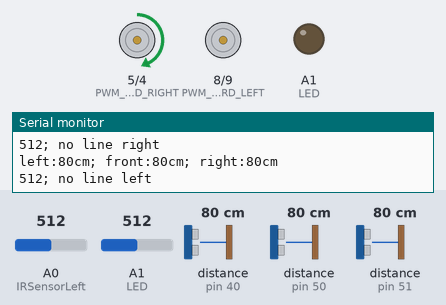
Bench run of a program on a simulated Arduino Uno, built with avr-gcc and run on an emulated ATmega328P. Shown: motor-driver pin pairs drawn as motors (green arrow = first pin HIGH = forward, orange = second pin HIGH = backward, longer = more drive, scaled by the enable pin), output pins drawn as LEDs (lit = HIGH), the last lines printed to the serial monitor. The inputs (shaded band) are chosen by the test bench; at power-on: A1 (LED) = 512, A0 (IRSensorLeft) = 512, distance to the obstacle (sensors on pin 40, pin 50, pin 51) 80 cm. The echo pulse lasts 58.3 µs per cm.

Above: at 2.4 s.
2.5 s: A1 (LED) set to 691
4.0 s: A1 (LED) set to 716
At 4.6 s:
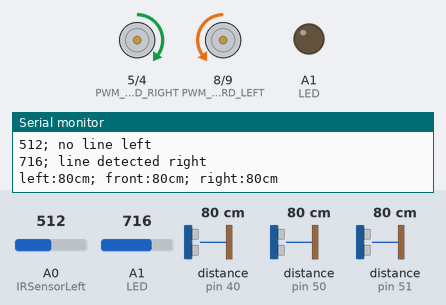
At 6.1 s:
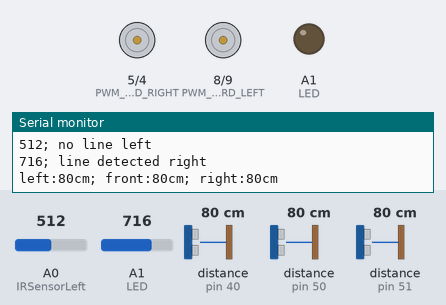
Timing chart, 0 to 12.2 s (numbered marks = the images above; inputs shaded):
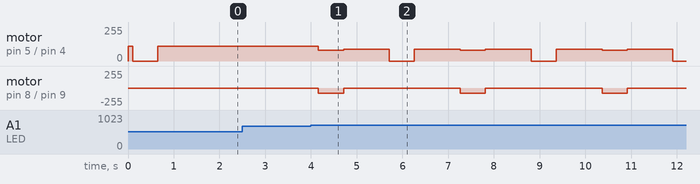

The program:

main.cpp
```cpp
#include <SR04.h>
#include <Arduino.h>
int LED = 15;

//right motor
#define PWM_PIN_FORWARD_RIGHT 5
#define PWM_PIN_BACKWARD_RIGHT 4
#define ENABLE_PIN_RIGHT_1 6

//left motor
#define PWM_PIN_FORWARD_LEFT 8
#define PWM_PIN_BACKWARD_LEFT 9
#define ENABLE_PIN_LEFT_1 10

//left US sensor
const int triggerLeft = 40;
const int echoLeft = 38;
long distanceLeft;
SR04 sr04 = SR04(echoLeft, triggerLeft);

//front US sensor works
const int triggerFront = 50;
const int echoFront = 48;
long distanceFront;
SR04 sr05 = SR04(echoFront, triggerFront);

//right US sensor works
const int triggerRight = 51;
const int echoRight = 49;
long distanceRight;
SR04 sr06 = SR04(echoRight, triggerRight);

// right IR sensor
const int IRSensorRight = A1;
int valueRight = 0;

//left IR sensor
const int IRSensorLeft = A0;
int valueLeft = 0;

//variables for IR-Sensors
bool lineLeft;
bool lineRight;

void drive(int speed){
  digitalWrite(ENABLE_PIN_LEFT_1, HIGH);
  digitalWrite(ENABLE_PIN_RIGHT_1, HIGH);
  analogWrite(PWM_PIN_FORWARD_RIGHT, speed*1.1);
  analogWrite(PWM_PIN_BACKWARD_RIGHT, 0);
  analogWrite(PWM_PIN_FORWARD_LEFT, speed);
  analogWrite(PWM_PIN_BACKWARD_LEFT, 0);

}

void rotate(char direction, int speed)
{
  if (direction == 'l')
  {
    analogWrite(PWM_PIN_FORWARD_RIGHT, 0);
    analogWrite(PWM_PIN_BACKWARD_RIGHT, speed);
    analogWrite(PWM_PIN_FORWARD_LEFT, speed);
    analogWrite(PWM_PIN_BACKWARD_LEFT, 0);
  }
  else if (direction == 'r')
  {
    analogWrite(PWM_PIN_FORWARD_RIGHT, speed);
    analogWrite(PWM_PIN_BACKWARD_RIGHT, 0);
    analogWrite(PWM_PIN_FORWARD_LEFT, 0);
    analogWrite(PWM_PIN_BACKWARD_LEFT, speed);
  }
}

void turnCustom(char direction, int speedMax, int speedMin)
{
  if (direction == 'l')
  {
    analogWrite(PWM_PIN_FORWARD_RIGHT, speedMin);
    analogWrite(PWM_PIN_BACKWARD_RIGHT, 0);
    analogWrite(PWM_PIN_FORWARD_LEFT, speedMax);
    analogWrite(PWM_PIN_BACKWARD_LEFT, 0);
  }
  else if (direction == 'r')
  {
    analogWrite(PWM_PIN_FORWARD_RIGHT, speedMax);
    analogWrite(PWM_PIN_BACKWARD_RIGHT, 0);
    analogWrite(PWM_PIN_FORWARD_LEFT, speedMin);
    analogWrite(PWM_PIN_BACKWARD_LEFT, 0);
  }
}


void readIRSensors(){
  valueLeft = analogRead(IRSensorLeft);
  valueRight = analogRead(IRSensorRight);
  Serial.print(valueLeft);
  if (valueLeft >= 700){
    lineLeft = true;
    Serial.println("; line detected left");
  } else {
    lineLeft = false;
    Serial.println("; no line left");
  }
  Serial.print(valueRight);
  if (valueRight >= 700){
    lineRight = true;
    Serial.println("; line detected right");
  } else {
    lineRight = false;
    Serial.println("; no line right");
  }

}

void readAllSensors(){
    readIRSensors();
    readUSSensors();
}


void turn(bool line){

    int rotationTime = 550;


    char direction;

    while (distanceRight < 40 && distanceLeft < 40)
    { // while no curve is detected: drive forward
        drive(100);
        readUSSensors();
        readIRSensors();
    }

    if(!line){
        if(distanceLeft > 40){
            direction = 'l';
        } else {
            direction = 'r';
        }
    } else {
        if(lineLeft){
            direction = 'l';
        } else {
            direction = 'r';
        }
    }

    switch (direction)
    {
    case 'r':

        rotate('r', 80);

        delay(rotationTime); // rotate for 0.5 seconds

        drive(80); // drive forward for 0.5 seconds

        delay(1000);

    case 'l':

        rotate('l', 80);

        delay(rotationTime); // rotate for 0.5 seconds

        drive(80); // drive forward for 0.5 seconds

        delay(1000);

    default:
        break;
    }

}

void balance(){
    readAllSensors();
    if (distanceRight < distanceLeft)
    {

        Serial.println("Distance left > distance right");

        turnCustom('l', 80, 65); // if distance to wall is higher on the right, turn a bit to the left

    } else if (distanceRight > distanceLeft) {

        Serial.println("Distance left > distance right");

        turnCustom('r', 80, 65); // if distance to wall is higher on the right, turn a bit to the right
    }
}


void readUSSensors(){
    distanceLeft = sr04.Distance();
    distanceFront = sr05.Distance();
    distanceRight = sr06.Distance();
    Serial.println("left:" + String(distanceLeft) + "cm; front:" + String(distanceFront) + "cm; right:" + String(distanceRight) +  "cm");
}

void setup(){
    Serial.begin(9600);
    pinMode(PWM_PIN_FORWARD_LEFT, OUTPUT);
    pinMode(PWM_PIN_BACKWARD_LEFT, OUTPUT);
    pinMode(ENABLE_PIN_LEFT_1, OUTPUT);

    pinMode(PWM_PIN_FORWARD_RIGHT, OUTPUT);
    pinMode(PWM_PIN_BACKWARD_RIGHT, OUTPUT);
    pinMode(ENABLE_PIN_RIGHT_1, OUTPUT);

    digitalWrite(ENABLE_PIN_LEFT_1, HIGH);
    digitalWrite(ENABLE_PIN_RIGHT_1, HIGH);

    pinMode(LED, OUTPUT);

    Serial.println("Setup complete ");
}

void loop()
{
    while(distanceFront > 45 && !lineLeft && !lineRight){
        balance();
    }

    if(!lineLeft && !lineRight){
        turn(false);
    } else {
        turn(true);
    }
}
```

newMain.cpp
```cpp
#include <SR04.h>
#include <Arduino.h>
int LED = 15;

//right motor
#define PWM_PIN_FORWARD_RIGHT 5
#define PWM_PIN_BACKWARD_RIGHT 4
#define ENABLE_PIN_RIGHT_1 6

//left motor
#define PWM_PIN_FORWARD_LEFT 8
#define PWM_PIN_BACKWARD_LEFT 9
#define ENABLE_PIN_LEFT_1 10

//left US sensor
const int triggerLeft = 40;
const int echoLeft = 38;
long distanceLeft;
SR04 sr04 = SR04(echoLeft, triggerLeft);

//front US sensor works
const int triggerFront = 50;
const int echoFront = 48;
long distanceFront;
SR04 sr05 = SR04(echoFront, triggerFront);

//right US sensor works
const int triggerRight = 51;
const int echoRight = 49;
long distanceRight;
SR04 sr06 = SR04(echoRight, triggerRight);

// right IR sensor
const int IRSensorRight = A0;
int valueRight = 0;

//left IR sensor
const int IRSensorLeft = A1;
int valueLeft = 0;

//variables for IR-Sensors
bool lineLeft;
bool lineRight;

//Hall Sensors
#define HALL_SENSORS_LEFT 12
#define HALL_SENSORS_RIGHT 13

int magnetRight = 0;
int magnetLeft = 0;


void drive(int speed){
  digitalWrite(ENABLE_PIN_LEFT_1, HIGH);
  digitalWrite(ENABLE_PIN_RIGHT_1, HIGH);
  analogWrite(PWM_PIN_FORWARD_RIGHT, speed);
  analogWrite(PWM_PIN_BACKWARD_RIGHT, 0);
  analogWrite(PWM_PIN_FORWARD_LEFT, speed);
  analogWrite(PWM_PIN_BACKWARD_LEFT, 0);

}

void rotate(char direction, int speed)
{
  if (direction == 'l')
  {
    analogWrite(PWM_PIN_FORWARD_RIGHT, 0);
    analogWrite(PWM_PIN_BACKWARD_RIGHT, speed);
    analogWrite(PWM_PIN_FORWARD_LEFT, speed);
    analogWrite(PWM_PIN_BACKWARD_LEFT, 0);
  }
  else if (direction == 'r')
  {
    analogWrite(PWM_PIN_FORWARD_RIGHT, speed);
    analogWrite(PWM_PIN_BACKWARD_RIGHT, 0);
    analogWrite(PWM_PIN_FORWARD_LEFT, 0);
    analogWrite(PWM_PIN_BACKWARD_LEFT, speed);
  }
}

void turnCustom(char direction, int speedMax, int speedMin)
{
  if (direction == 'l')
  {
    analogWrite(PWM_PIN_FORWARD_RIGHT, speedMin);
    analogWrite(PWM_PIN_BACKWARD_RIGHT, 0);
    analogWrite(PWM_PIN_FORWARD_LEFT, speedMax);
    analogWrite(PWM_PIN_BACKWARD_LEFT, 0);
  }
  else if (direction == 'r')
  {
    analogWrite(PWM_PIN_FORWARD_RIGHT, speedMax);
    analogWrite(PWM_PIN_BACKWARD_RIGHT, 0);
    analogWrite(PWM_PIN_FORWARD_LEFT, speedMin);
    analogWrite(PWM_PIN_BACKWARD_LEFT, 0);
  }
}

void readHallSensors(){
    magnetLeft = digitalRead(HALL_SENSORS_LEFT);
    magnetRight = digitalRead(HALL_SENSORS_RIGHT);

    if(magnetLeft == 1 || magnetRight == 1){
        digitalWrite(15 , HIGH);
    } else {
        digitalWrite(15, LOW);
    }
}

void readUSSensors(){
    distanceLeft = sr04.Distance();
    distanceFront = sr05.Distance();
    distanceRight = sr06.Distance();
    Serial.println("left:" + String(distanceLeft) + "cm; front:" + String(distanceFront) + "cm; right:" + String(distanceRight) +  "cm");
}


void readIRSensors(){
  valueLeft = analogRead(IRSensorLeft);
  valueRight = analogRead(IRSensorRight);
  Serial.print("LEFT:  " + String(valueLeft));
  if (valueLeft >= 700){
    lineLeft = true;
    Serial.println("; line detected left");
  } else {
    lineLeft = false;
    Serial.println("; no line left");
  }
  Serial.print("RIGHT:  " + String(valueRight));
  if (valueRight >= 700){
    lineRight = true;
    Serial.println("; line detected right");
  } else {
    lineRight = false;
    Serial.println("; no line right");
  }

}

void readAllSensors(){
    readIRSensors();
    readUSSensors();
    readHallSensors();
}

void balance(){
    readAllSensors();
    if (distanceRight < distanceLeft)
    {

        Serial.println("Distance left > distance right");

        turnCustom('l', 60, 55); // if distance to wall is higher on the right, turn a bit to the left

    } else if (distanceRight > distanceLeft) {

        Serial.println("Distance left < distance right");

        turnCustom('r', 60, 55); // if distance to wall is higher on the right, turn a bit to the right
    }else {
      drive(50);
    }
}

void turn(char direction, int driveDelay){
  if(direction == 'r'){

    drive(60);

    delay(driveDelay);//keep driving to avoid crashing in the wall

    while(distanceFront < 55){
        rotate('r', 60);
        readAllSensors();
    }

    delay(70);

    drive(60); // drive forward for 0.5 seconds

    delay(1000);

    readAllSensors();

  } else if(direction == 'l'){

    drive(60);

    delay(driveDelay);//keep driving to avoid crashing in the wall

    while(distanceFront < 55){
        rotate('l', 60);
        readAllSensors();
    }

    delay(70);

    drive(60); // drive forward for 0.5 seconds

    delay(1000);

    readAllSensors();

  }
}

void mainCode(){

    readAllSensors();
    while (distanceRight < 40 && distanceLeft < 40 && distanceFront > 25)
    { // while no curve is detected: drive forward
        balance();
        readAllSensors();
    }
    readAllSensors();
    if(distanceLeft > 40 && distanceFront < 35){    // if in left corner turn left
        turn('l', 200);
    }else if(distanceRight > 40 && distanceFront < 35){   //if in right corner turn right
        turn('r', 200);
    } else if(distanceRight > 40 && distanceFront < 35){     // if T-section drive vorward until in straight section again or it detects a line and rotates
        while(distanceRight > 40){

            readAllSensors();

            if(12 < distanceLeft < 14){
              drive(50);

            } else if(distanceLeft > 13){
              turnCustom('r', 50, 45);

            } else if(distanceLeft < 13){
              turnCustom('l', 50, 45);

            }

            if(lineRight == true){

              drive(50);

              delay(100);

              rotate('r', 50);

              delay(500);

              turn('r', 0);
            }
        }
    } else if(distanceLeft > 40 && distanceFront > 35){   // if T-section drive vorward until in straight section again or it detects a line and rotates
        while(distanceLeft > 40){

            readAllSensors();

            if(12 < distanceRight < 14){
              drive(50);

            } else if(distanceRight > 13){
              turnCustom('r', 50, 45);

            } else if(distanceRight < 13){
              turnCustom('r', 50, 45);

            }

            if(lineLeft == true){

              drive(50);

              delay(100);

              rotate('l', 50);

              delay(500);

              turn('l', 0);

            }
        }
    }
}

void setup(){
    Serial.begin(9600);
    pinMode(PWM_PIN_FORWARD_LEFT, OUTPUT);
    pinMode(PWM_PIN_BACKWARD_LEFT, OUTPUT);
    pinMode(ENABLE_PIN_LEFT_1, OUTPUT);

    pinMode(PWM_PIN_FORWARD_RIGHT, OUTPUT);
    pinMode(PWM_PIN_BACKWARD_RIGHT, OUTPUT);
    pinMode(ENABLE_PIN_RIGHT_1, OUTPUT);

    digitalWrite(ENABLE_PIN_LEFT_1, HIGH);
    digitalWrite(ENABLE_PIN_RIGHT_1, HIGH);

    pinMode(LED, OUTPUT);

    Serial.println("Setup complete ");
}

void loop(){

    mainCode();
}
```

newbalanceAndTurn.cpp
```cpp
#include <SR04.h>
#include <Arduino.h>
int LED = 15;

//right motor
#define PWM_PIN_FORWARD_RIGHT 5
#define PWM_PIN_BACKWARD_RIGHT 4
#define ENABLE_PIN_RIGHT_1 6

//left motor
#define PWM_PIN_FORWARD_LEFT 8
#define PWM_PIN_BACKWARD_LEFT 9
#define ENABLE_PIN_LEFT_1 10

//left US sensor
const int triggerLeft = 40;
const int echoLeft = 38;
long distanceLeft;
SR04 sr04 = SR04(echoLeft, triggerLeft);

//front US sensor works
const int triggerFront = 50;
const int echoFront = 48;
long distanceFront;
SR04 sr05 = SR04(echoFront, triggerFront);

//right US sensor works
const int triggerRight = 51;
const int echoRight = 49;
long distanceRight;
SR04 sr06 = SR04(echoRight, triggerRight);

// right IR sensor
const int IRSensorRight = A0;
int valueRight = 0;

//left IR sensor
const int IRSensorLeft = A1;
int valueLeft = 0;

//variables for IR-Sensors
bool lineLeft;
bool lineRight;

//Hall Sensors
#define HALL_SENSORS_LEFT 12
#define HALL_SENSORS_RIGHT 13

int magnetRight = 0;
int magnetLeft = 0;


void drive(int speed){
  digitalWrite(ENABLE_PIN_LEFT_1, HIGH);
  digitalWrite(ENABLE_PIN_RIGHT_1, HIGH);
  analogWrite(PWM_PIN_FORWARD_RIGHT, speed);
  analogWrite(PWM_PIN_BACKWARD_RIGHT, 0);
  analogWrite(PWM_PIN_FORWARD_LEFT, speed);
  analogWrite(PWM_PIN_BACKWARD_LEFT, 0);

}

void rotate(char direction, int speed)
{
  if (direction == 'l')
  {
    analogWrite(PWM_PIN_FORWARD_RIGHT, 0);
    analogWrite(PWM_PIN_BACKWARD_RIGHT, speed);
    analogWrite(PWM_PIN_FORWARD_LEFT, speed);
    analogWrite(PWM_PIN_BACKWARD_LEFT, 0);
  }
  else if (direction == 'r')
  {
    analogWrite(PWM_PIN_FORWARD_RIGHT, speed);
    analogWrite(PWM_PIN_BACKWARD_RIGHT, 0);
    analogWrite(PWM_PIN_FORWARD_LEFT, 0);
    analogWrite(PWM_PIN_BACKWARD_LEFT, speed);
  }
}

void turnCustom(char direction, int speedMax, int speedMin)
{
  if (direction == 'l')
  {
    analogWrite(PWM_PIN_FORWARD_RIGHT, speedMin);
    analogWrite(PWM_PIN_BACKWARD_RIGHT, 0);
    analogWrite(PWM_PIN_FORWARD_LEFT, speedMax);
    analogWrite(PWM_PIN_BACKWARD_LEFT, 0);
  }
  else if (direction == 'r')
  {
    analogWrite(PWM_PIN_FORWARD_RIGHT, speedMax);
    analogWrite(PWM_PIN_BACKWARD_RIGHT, 0);
    analogWrite(PWM_PIN_FORWARD_LEFT, speedMin);
    analogWrite(PWM_PIN_BACKWARD_LEFT, 0);
  }
}

void readHallSensors(){
    magnetLeft = digitalRead(HALL_SENSORS_LEFT);
    magnetRight = digitalRead(HALL_SENSORS_RIGHT);

    if(magnetLeft == 1 || magnetRight == 1){
        digitalWrite(15 , HIGH);
    } else {
        digitalWrite(15, LOW);
    }
}

void readUSSensors(){
    distanceLeft = sr04.Distance();
    distanceFront = sr05.Distance();
    distanceRight = sr06.Distance();
    Serial.println("left:" + String(distanceLeft) + "cm; front:" + String(distanceFront) + "cm; right:" + String(distanceRight) +  "cm");
}


void readIRSensors(){
  valueLeft = analogRead(IRSensorLeft);
  valueRight = analogRead(IRSensorRight);
  Serial.print("LEFT:  " + String(valueLeft));
  if (valueLeft >= 700){
    lineLeft = true;
    Serial.println("; line detected left");
  } else {
    lineLeft = false;
    Serial.println("; no line left");
  }
  Serial.print("RIGHT:  " + String(valueRight));
  if (valueRight >= 700){
    lineRight = true;
    Serial.println("; line detected right");
  } else {
    lineRight = false;
    Serial.println("; no line right");
  }

}

void readAllSensors(){
    readIRSensors();
    readUSSensors();
    readHallSensors();
}

void balance(){
    readAllSensors();
    if (distanceRight < distanceLeft)
    {

        Serial.println("Distance left > distance right");

        turnCustom('l', 60, 55); // if distance to wall is higher on the right, turn a bit to the left

    } else if (distanceRight > distanceLeft) {

        Serial.println("Distance left < distance right");

        turnCustom('r', 60, 55); // if distance to wall is higher on the right, turn a bit to the right
    }else {
      drive(50);
    }
}

void turn(char direction, int driveDelay){
  if(direction == 'r'){

    drive(60);

    delay(driveDelay);//keep driving to avoid crashing in the wall

    while(distanceFront < 55){
        rotate('r', 60);
        readAllSensors();
    }

    delay(70);

    drive(60); // drive forward for 0.5 seconds

    delay(1000);

    readAllSensors();

  } else if(direction == 'l'){

    drive(60);

    delay(driveDelay);//keep driving to avoid crashing in the wall

    while(distanceFront < 55){
        rotate('l', 60);
        readAllSensors();
    }

    delay(70);

    drive(60); // drive forward for 0.5 seconds

    delay(1000);

    readAllSensors();

  }
}

void mainCode(){

    readAllSensors();
    while (distanceRight < 40 && distanceLeft < 40 && distanceFront > 25)
    { // while no curve is detected: drive forward
        balance();
        readAllSensors();
    }
    readAllSensors();
    if(distanceLeft > 40 && distanceFront < 35){    // if in left corner turn left
        turn('l', 200);
    }else if(distanceRight > 40 && distanceFront < 35){   //if in right corner turn right
        turn('r', 200);
    }
}

void setup(){
    Serial.begin(9600);
    pinMode(PWM_PIN_FORWARD_LEFT, OUTPUT);
    pinMode(PWM_PIN_BACKWARD_LEFT, OUTPUT);
    pinMode(ENABLE_PIN_LEFT_1, OUTPUT);

    pinMode(PWM_PIN_FORWARD_RIGHT, OUTPUT);
    pinMode(PWM_PIN_BACKWARD_RIGHT, OUTPUT);
    pinMode(ENABLE_PIN_RIGHT_1, OUTPUT);

    digitalWrite(ENABLE_PIN_LEFT_1, HIGH);
    digitalWrite(ENABLE_PIN_RIGHT_1, HIGH);

    pinMode(LED, OUTPUT);

    Serial.println("Setup complete ");
}

void loop(){

    mainCode();
}
```

Measured:
- the behaviour switches between 699 and 700 on A1 (LED) (found by bisection; images 0 and 1)
